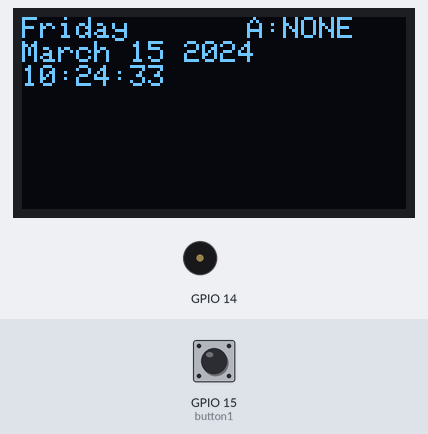
The sketch below on a simulated ESP32. Parts: 128×64 one-colour display, buzzer (waves = sounding). Inputs (shaded band) come from the test bench; at power-on: GPIO 15 (button1) LOW. WiFi joins after 1.5 s; servers stay silent unless stated; the local clock reads 2024-03-15 10:24:30 at power-on unless the sketch sets it; what the sketch prints to the serial monitor is not drawn.

Above: at 3.2 s.
3.3 s: GPIO 15 (button1) pulled HIGH for 0.15 s
At 4.8 s:
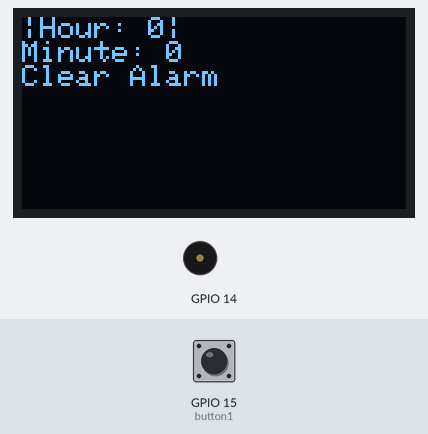
5.8 s: GPIO 15 (button1) pulled HIGH for 3.2 s
At 8.6 s:
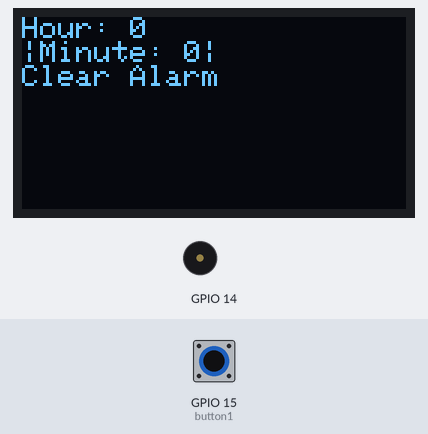
10.5 s: GPIO 15 (button1) pulled HIGH for 3.2 s
At 14.4 s:
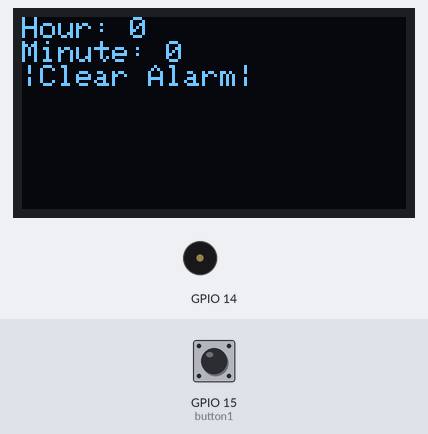
15.2 s: GPIO 15 (button1) pulled HIGH for 1 s
At 16.6 s:
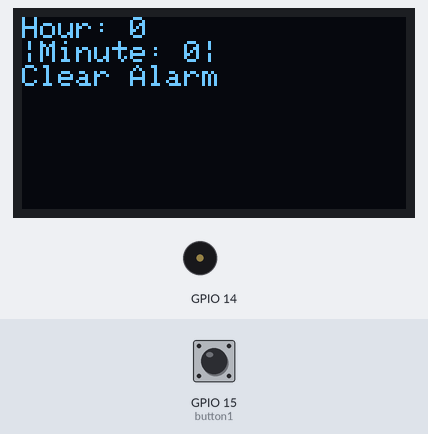
17.7 s: GPIO 15 (button1) pulled HIGH for 3.2 s
At 21.5 s:
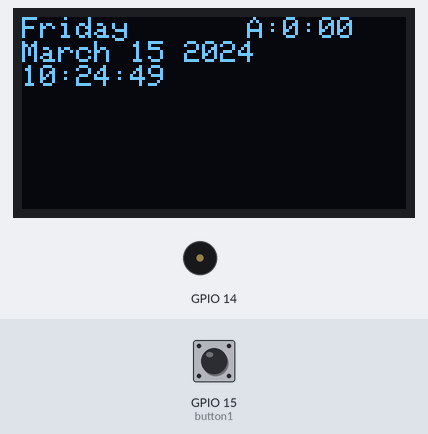
22.4 s: GPIO 15 (button1) pulsed HIGH 5 times (0.12 s each, 0.3 s apart)
At 25.8 s:
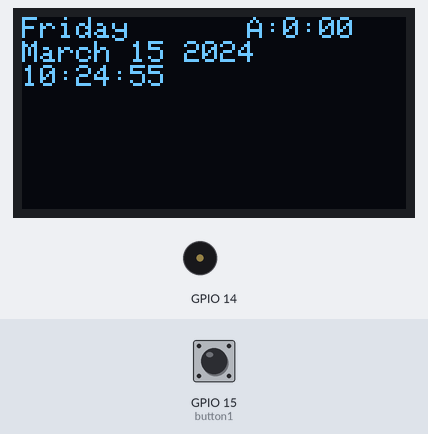
Timing chart, 0 to 27.3 s (numbered marks = the images above; inputs shaded):
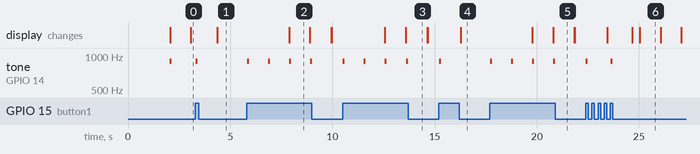

The sketch:

OLED_Clock.ino
```cpp
// Include Wire Library for I2C
#include <Wire.h>
#include <WiFi.h>
#include "time.h"
#include "sntp.h"

// Include Adafruit Graphics & OLED libraries
#include <Adafruit_GFX.h>
#include <Adafruit_SSD1306.h>

// Reset pin not used but needed for library
#define OLED_RESET 4
Adafruit_SSD1306 display(OLED_RESET);

// Wifi Declearations
const char* ssid       = "superman";
const char* password   = "aa00bb11cc";

const char* ntpServer1 = "pool.ntp.org";
const char* ntpServer2 = "time.nist.gov";
const long  gmtOffset_sec = 3600;
const int   daylightOffset_sec = 3600;

const char* time_zone = "EST5EDT,M3.2.0,M11.1.0";  // TimeZone rule for Toronto including daylight adjustment rules (optional)

// Buttons
const int button1 = 15;
const int button2 = 4;

int buttonstate1 = 0;
int buttonstate2 = 0;


// Global alarm setting
int globAlarmMin = -1;
int globAlarmHour = -1;

void buttonReads() {
  buttonstate1 = digitalRead(button1);
  buttonstate2 = digitalRead(button2);
}

void setup() {
  pinMode(button1, INPUT);
  pinMode(button2, INPUT);
//  pinMode(speakerPin, OUTPUT);


  // Start Wire library for I2C
  Wire.begin();
  // initialize OLED with I2C addr 0x3C
  display.begin(SSD1306_SWITCHCAPVCC, 0x3C);

  Serial.begin(115200);
  // set notification call-back function
  sntp_set_time_sync_notification_cb(timeavailable);
  sntp_servermode_dhcp(1);    // (optional)
  configTzTime(time_zone, ntpServer1, ntpServer2);

  //connect to WiFi
  Serial.printf("Connecting to %s ", ssid);
  WiFi.begin(ssid, password);
  while (WiFi.status() != WL_CONNECTED) {
    delay(1000);
    Serial.print(".");
  }
  Serial.println("CONNECTED");

  Serial.println("Reaches");
  digitalWrite(button1, LOW);
  digitalWrite(button2, LOW);
  beep();
}
// -----------------------------------------------------------------------------------------------------------------------------------
void printLocalTime() {
  struct tm timeinfo; // Empty Structure
  if (!getLocalTime(&timeinfo)) {
    Serial.println("No time available (yet)");
    return;
  }
  // Clear the display
  display.clearDisplay();
  //Set the color - always use white despite actual display color
  display.setTextColor(WHITE);
  //Set the font size
  display.setTextSize(1);
  //Set the cursor coordinates
  display.setCursor(0, 0);
  display.println(&timeinfo, "%A");
  display.println(&timeinfo, "%B %d %Y");
  display.println(&timeinfo, "%H:%M:%S");

  display.setCursor(75, 0);
  if (globAlarmHour == -1 && globAlarmMin == -1) {
    display.print("A:NONE");
  }
  else {
    if (globAlarmMin == 0) {
      display.print("A:" + String(globAlarmHour) + ":00");
    }
    else {
      display.print("A:" + String(globAlarmHour) + ":" + String(globAlarmMin));
    }
  }

  // If a certain button is clicked, the alarm menu will show up
  buttonReads();

  // Gets current hour and minute
  int hour = timeinfo.tm_hour;
  int minute = timeinfo.tm_min;

  if (buttonstate1 == HIGH) setAlarm();
  alarm(minute, hour);

}
// -----------------------------------------------------------------------------------------------------------------------------------

void oledDisplay(String msg, int fontSize = 1) {
  // Clear the display
  display.display();
  display.clearDisplay();
  //Set the color - always use white despite actual display color
  display.setTextColor(WHITE);
  //Set the font size
  display.setTextSize(fontSize);
  //Set the cursor coordinates
  display.setCursor(0, 0);

  display.println(msg);

}

void setAlarm() {
  Serial.println("Set alarm function");
  static bool clicked = false;
  int lmin = 0;
  int lhour = 0;

  // Sets Hour First
  beep();
  delay(1000);
  Serial.print("Hour first code");
  while (1) {
    oledDisplay("|Hour: " + String(lhour) + "|\nMinute: " + String(lmin) + "\nClear Alarm");
    //    Serial.println("buttonstate1 was low");
    buttonReads();
    if (buttonstate2 == HIGH && clicked == false) {
      lhour += 1;
      if (lhour == 24) lhour = 0;
      clicked = true;
    }
    else if (buttonstate1 == HIGH) break;
    if (buttonstate2 == LOW) clicked = false;
  }
  beep();
  delay(1000);

  // Sets Minute Next
  while (1) {
    Serial.println("I reached minutes");
    oledDisplay("Hour: " + String(lhour) + "\n|Minute: " + String(lmin) + "|" + "\nClear Alarm");
    //      Serial.println("buttonstate1 was low");
    buttonReads();
    if (buttonstate2 == HIGH && clicked == false) {
      lmin += 5;
      if (lmin == 60) lmin = 0;
      clicked = true;
      //        oledDisplay("Hour: " + String(lhour) + "\n|Minute: " + String(lmin) + "|");
    }
    else if (buttonstate1 == HIGH) break;
    if (buttonstate2 == LOW) clicked = false;
  }
  beep();
  delay(1000);

  // Clear Alarm
  while (1) {
    oledDisplay("Hour: " + String(lhour) + "\nMinute: " + String(lmin) + "\n|Clear Alarm|");
    buttonReads();
    if (buttonstate2 == HIGH && clicked == false) {
      lhour = -1;
      lmin = -1;
      break;
      if (lhour == 24) lhour = 0;
      clicked = true;
    }
    else if (buttonstate1 == HIGH) break;
    if (buttonstate2 == LOW) clicked = false;
  }
  beep();
  delay(1000);

  globAlarmMin = lmin;
  globAlarmHour = lhour;
  Serial.print(globAlarmMin);
  Serial.print(globAlarmHour);
}

void alarm(int &cmin, int &chour) {
  Serial.println("Alarm function");
  if (cmin == globAlarmMin && chour == globAlarmHour) {
    bool off = false;
    while(!off){
      buttonReads();
      if (buttonstate2 == HIGH || buttonstate1 == HIGH) {
        globAlarmMin = -1;
        globAlarmHour = -1;
        Serial.println("BREAK FUNCTION");
        tone(14, 1000, 500);
        off = true;
        }
      beep();
      delay(200);
    }
  }
}

// Callback function (get's called when time adjusts via NTP)
void timeavailable(struct timeval *t)
{
  Serial.println("Got time adjustment from NTP!");
  printLocalTime();
}

void beep() {
  for (int i = 0; i < 2; i++) {
    tone(14, 800 + i * 100, 100);
  }
}

void loop() {
  //  displayTime();
  printLocalTime();
  display.display();
  delay(20);

}
```

Measured:
- after the input at 3.3 s, tone on GPIO 14: silent → 900 Hz at once, → silent 0.10 s later; the display: changes after 1.1 s (image 1)
- after the input at 5.8 s, tone on GPIO 14: alternates 900 Hz for 0.10 s and silent for 0.93 s, starting at once; the display: changes after 2.1 s (image 2)
- after the input at 10.5 s, tone on GPIO 14: alternates 900 Hz for 0.10 s and silent for 0.93 s, starting at once; the display: first changes after 2.1 s (image 3 shows a later state)
- after the input at 15.2 s, tone on GPIO 14: silent → 900 Hz at once, → silent 0.10 s later; the display: changes after 1.1 s (image 4)
- after the input at 17.7 s, tone on GPIO 14: alternates 900 Hz for 0.10 s and silent for 0.93 s, starting at once; the display: first changes after 2.1 s (image 5 shows a later state)
- after the input at 22.4 s, tone on GPIO 14: alternates 900 Hz for 0.10 s and silent for 1.1 s, 4 changes in all, then stays silent, starting at once; the display: first changes after 1.1 s (image 6 shows a later state)
- what the display in image 2 shows lasts 1.0 s, from 7.9 s to 8.9 s
